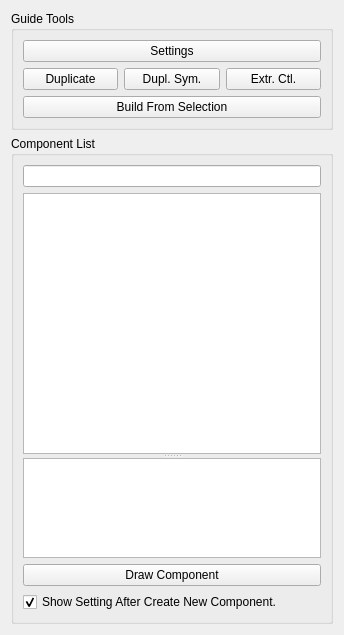
<?xml version="1.0" encoding="UTF-8"?>
<ui version="4.0">
 <class>Form</class>
 <widget class="QWidget" name="Form">
  <property name="geometry">
   <rect>
    <x>0</x>
    <y>0</y>
    <width>344</width>
    <height>635</height>
   </rect>
  </property>
  <property name="windowTitle">
   <string>Form</string>
  </property>
  <layout class="QVBoxLayout" name="verticalLayout_3">
   <item>
    <widget class="QGroupBox" name="tools_groupBox">
     <property name="title">
      <string>Guide Tools</string>
     </property>
     <layout class="QVBoxLayout" name="verticalLayout_2">
      <item>
       <widget class="QPushButton" name="settings_pushButton">
        <property name="whatsThis">
         <string>&lt;html&gt;&lt;head/&gt;&lt;body&gt;&lt;p&gt;Open Component/Guide root settings window.&lt;/p&gt;&lt;/body&gt;&lt;/html&gt;</string>
        </property>
        <property name="text">
         <string>Settings</string>
        </property>
       </widget>
      </item>
      <item>
       <layout class="QHBoxLayout" name="horizontalLayout">
        <item>
         <widget class="QPushButton" name="duplicate_pushButton">
          <property name="toolTip">
           <string>&lt;html&gt;&lt;head/&gt;&lt;body&gt;&lt;p&gt;Duplicate selected component.&lt;/p&gt;&lt;/body&gt;&lt;/html&gt;</string>
          </property>
          <property name="text">
           <string>Duplicate</string>
          </property>
         </widget>
        </item>
        <item>
         <widget class="QPushButton" name="dupSym_pushButton">
          <property name="toolTip">
           <string>&lt;html&gt;&lt;head/&gt;&lt;body&gt;&lt;p&gt;Duplicate symmetrical selected component.&lt;/p&gt;&lt;/body&gt;&lt;/html&gt;</string>
          </property>
          <property name="text">
           <string>Dupl. Sym.</string>
          </property>
         </widget>
        </item>
        <item>
         <widget class="QPushButton" name="extrCtl_pushButton">
          <property name="toolTip">
           <string>&lt;html&gt;&lt;head/&gt;&lt;body&gt;&lt;p&gt;Extract Selected Controls and store as control Buffer.&lt;/p&gt;&lt;/body&gt;&lt;/html&gt;</string>
          </property>
          <property name="text">
           <string>Extr. Ctl.</string>
          </property>
         </widget>
        </item>
       </layout>
      </item>
      <item>
       <widget class="QPushButton" name="build_pushButton">
        <property name="toolTip">
         <string>&lt;html&gt;&lt;head/&gt;&lt;body&gt;&lt;p&gt;Build rig from selection&lt;/p&gt;&lt;/body&gt;&lt;/html&gt;</string>
        </property>
        <property name="whatsThis">
         <string>&lt;html&gt;&lt;head/&gt;&lt;body&gt;&lt;p&gt;Open Component/Guide root settings window.&lt;/p&gt;&lt;/body&gt;&lt;/html&gt;</string>
        </property>
        <property name="text">
         <string>Build From Selection</string>
        </property>
       </widget>
      </item>
     </layout>
    </widget>
   </item>
   <item>
    <widget class="QGroupBox" name="list_groupBox">
     <property name="title">
      <string>Component List</string>
     </property>
     <layout class="QVBoxLayout" name="verticalLayout">
      <item>
       <widget class="QLineEdit" name="search_lineEdit">
        <property name="sizePolicy">
         <sizepolicy hsizetype="Minimum" vsizetype="Fixed">
          <horstretch>0</horstretch>
          <verstretch>0</verstretch>
         </sizepolicy>
        </property>
       </widget>
      </item>
      <item>
       <widget class="QSplitter" name="splitter">
        <property name="orientation">
         <enum>Qt::Vertical</enum>
        </property>
        <widget class="DragQListView" name="component_listView">
         <property name="sizePolicy">
          <sizepolicy hsizetype="Expanding" vsizetype="Expanding">
           <horstretch>0</horstretch>
           <verstretch>0</verstretch>
          </sizepolicy>
         </property>
         <property name="minimumSize">
          <size>
           <width>0</width>
           <height>0</height>
          </size>
         </property>
         <property name="editTriggers">
          <set>QAbstractItemView::NoEditTriggers</set>
         </property>
         <property name="showDropIndicator" stdset="0">
          <bool>false</bool>
         </property>
         <property name="dragDropMode">
          <enum>QAbstractItemView::NoDragDrop</enum>
         </property>
         <property name="defaultDropAction">
          <enum>Qt::CopyAction</enum>
         </property>
         <property name="alternatingRowColors">
          <bool>true</bool>
         </property>
         <property name="selectionMode">
          <enum>QAbstractItemView::SingleSelection</enum>
         </property>
        </widget>
        <widget class="QPlainTextEdit" name="info_plainTextEdit">
         <property name="enabled">
          <bool>true</bool>
         </property>
         <property name="sizePolicy">
          <sizepolicy hsizetype="Expanding" vsizetype="Minimum">
           <horstretch>0</horstretch>
           <verstretch>0</verstretch>
          </sizepolicy>
         </property>
         <property name="minimumSize">
          <size>
           <width>0</width>
           <height>50</height>
          </size>
         </property>
         <property name="maximumSize">
          <size>
           <width>16777215</width>
           <height>100</height>
          </size>
         </property>
         <property name="baseSize">
          <size>
           <width>0</width>
           <height>50</height>
          </size>
         </property>
         <property name="undoRedoEnabled">
          <bool>false</bool>
         </property>
         <property name="readOnly">
          <bool>true</bool>
         </property>
         <property name="plainText">
          <string/>
         </property>
        </widget>
       </widget>
      </item>
      <item>
       <widget class="QPushButton" name="draw_pushButton">
        <property name="toolTip">
         <string>&lt;html&gt;&lt;head/&gt;&lt;body&gt;&lt;p&gt;Draw selected component.&lt;/p&gt;&lt;/body&gt;&lt;/html&gt;</string>
        </property>
        <property name="text">
         <string>Draw Component</string>
        </property>
       </widget>
      </item>
      <item>
       <widget class="QCheckBox" name="showUI_checkBox">
        <property name="text">
         <string>Show Setting After Create New Component.</string>
        </property>
        <property name="checked">
         <bool>true</bool>
        </property>
       </widget>
      </item>
     </layout>
    </widget>
   </item>
  </layout>
 </widget>
 <customwidgets>
  <customwidget>
   <class>DragQListView</class>
   <extends>QListView</extends>
   <header>mgear.core.widgets</header>
  </customwidget>
 </customwidgets>
 <resources/>
 <connections/>
</ui>
